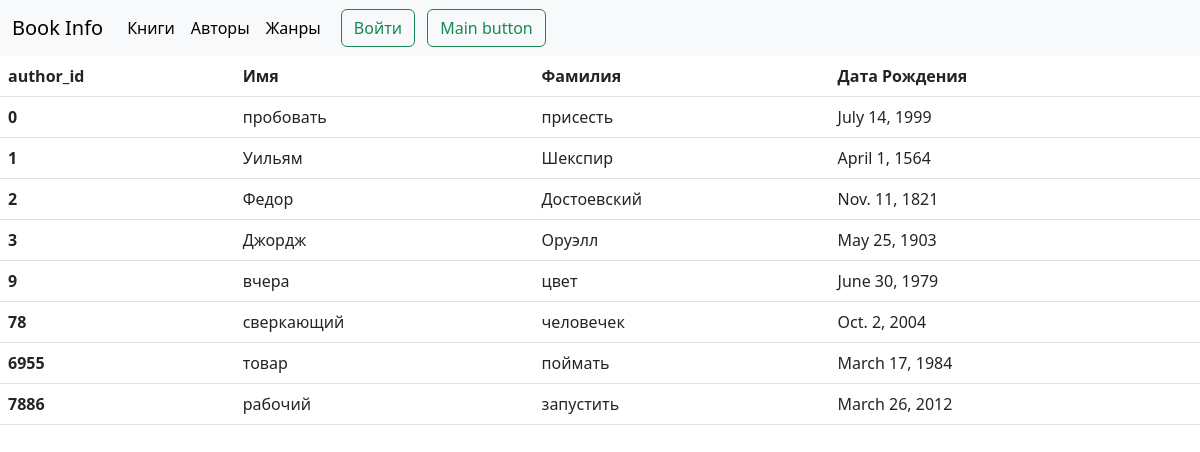
The app's page /author_list/, older data.
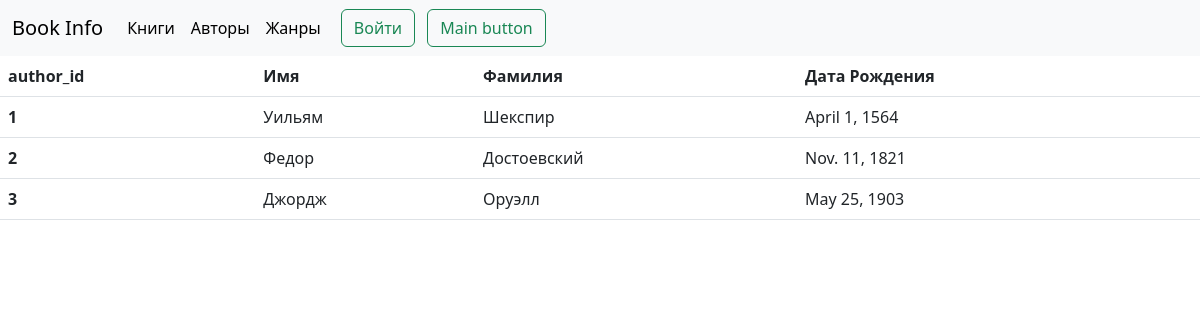
The same page, newer data.
### book/models.py (models this page shows, shortened)
class Author(models.Model):
    author_id = models.AutoField(primary_key=True)
    name = models.CharField('Имя', max_length=255)
    surname = models.CharField('Фамилия', max_length=255)
    date_birth = models.DateField('Дата рождения', blank=True, null=True)
    slug = models.SlugField(
        max_length=255,
        unique=True,
        null=False,
        blank=False)

### book/views.py (the view)
# urls.py: path('author_list/', views.TotalList.as_view(),
class TotalList(TitleMixin, ListView):
    model = models.Book
    template_name = 'book/list.html'
    title = 'Список книг'
    def get_queryset(self):
        title = self.request.GET.get('title')
        qs = models.Book.objects.all()
        if title:
            return qs.filter(title__icontains=title)
        return qs
    def get_context_data(self, **kwargs):
        context = super().get_context_data(**kwargs)
        context['form'] = forms.BookSearch(self.request.GET or None)
        list_type = self.kwargs['list_type']
        context['class_name'] = list_type
        if list_type == 'book_list':
            book_list = Book.objects.all()
            context['book_list'] = book_list
        elif list_type == 'author_list':
            author_list = Author.objects.all()
            context['author_list'] = author_list
        elif list_type == 'genre_list':
            genre_list = Genre.objects.all()
            context['genre_list'] = genre_list
        return context

### book/views.py (called while the page is built)
    def get_title(self):
        return self.title

    def get_context_data(self, **kwargs):
        context = super().get_context_data(**kwargs)
        context['title'] = self.get_title()
        return context

### book/templates/book/list.html (shortened to what this page needs)
{% extends 'book/base.html'%}
{% block content %}
{% if class_name == 'book_list' %}
<table class="table">
  <thead>
    <tr>
      <th scope="col">book_id</th>
      <th scope="col">Название</th>
      <th scope="col">Автор</th>
      <th scope="col">Издательство</th>
      <th scope="col">Год издания</th>
    </tr>
  </thead>
  <tbody>
        {% for book in book_list %}
    <tr>
      <th scope="row">{{ book.book_id }}</th>
      <td><a href="{% url 'book:book' slug=book.slug %}">{{book.title}}</a></td>
      <td><a href="{% url 'book:author' slug=book.author_id.slug %}">{{book.author_id}}</a></td>
      <td>{{book.publishing_house}}</td>
      <td>{{book.year_publishing}}</td>
    </tr>
  {% endfor %}
        </tbody>
  {% elif class_name == 'author_list' %}
  <table class="table">
  <thead>
    <tr>
      <th scope="col">author_id</th>
      <th scope="col">Имя</th>
      <th scope="col">Фамилия</th>
      <th scope="col">Дата Рождения</th>
    </tr>
  </thead>
  <tbody>
  {% for author in author_list %}
  <tr>
  <th scope="row">{{ author.author_id }}</th>
      <td>{{author.name}}</td>
      <td>{{author.surname}}</td>
      <td>{{author.date_birth}}</td>
    </tr>
  {% endfor %}
  </tbody>
  {% endif %}
</table>
{% endblock %}

### book/templates/book/base.html (shortened to what this page needs)
<!doctype html>
<html lang="ru">
  <head>
    <link href="https://cdn.jsdelivr.net/npm/bootstrap@5.3.0-alpha3/dist/css/bootstrap.min.css" rel="stylesheet">
  </head>
  <body>
    <nav class="navbar navbar-expand-lg bg-body-tertiary">
  <div class="container-fluid">
    <a class="navbar-brand" href="/index">Book Info</a>
    <div class="collapse navbar-collapse" id="navbarSupportedContent">
      <ul class="navbar-nav me-auto mb-2 mb-lg-0">
        <li class="nav-item">
          <a class="nav-link active" aria-current="page" href="{% url 'book:book_list' %}"> Книги</a>
        </li>
        <li class="nav-item">
          <a class="nav-link active" aria-current="page" href="{% url 'book:author_list' %}">Авторы</a>
        </li>
        <li class="nav-item">
          <a class="nav-link active" aria-current="page" href="{% url 'book:genre_list' %}">Жанры</a>
        </li>
      </ul>
      <form class="container-fluid justify-content-start">
     <a href="{% url 'reader:login' %}" class="btn btn-outline-success me-2">Войти</a>
        <button class="btn btn-outline-success me-2" type="button">Main button</button>
      </form>
    </div>
  </div>
</nav>
    {% block content %}{% endblock %}
  </body>
</html>

Row changes from the older to the newer data that the page shows:
removed Author: author_id "0", name "пробовать", surname "присесть", date_birth "July 14, 1999"
removed Author: author_id "9", name "вчера", surname "цвет", date_birth "June 30, 1979"
removed Author: author_id "78", name "сверкающий", surname "человечек", date_birth "Oct. 2, 2004"
removed Author: author_id "6955", name "товар", surname "поймать", date_birth "March 17, 1984"
removed Author: author_id "7886", name "рабочий", surname "запустить", date_birth "March 26, 2012"
